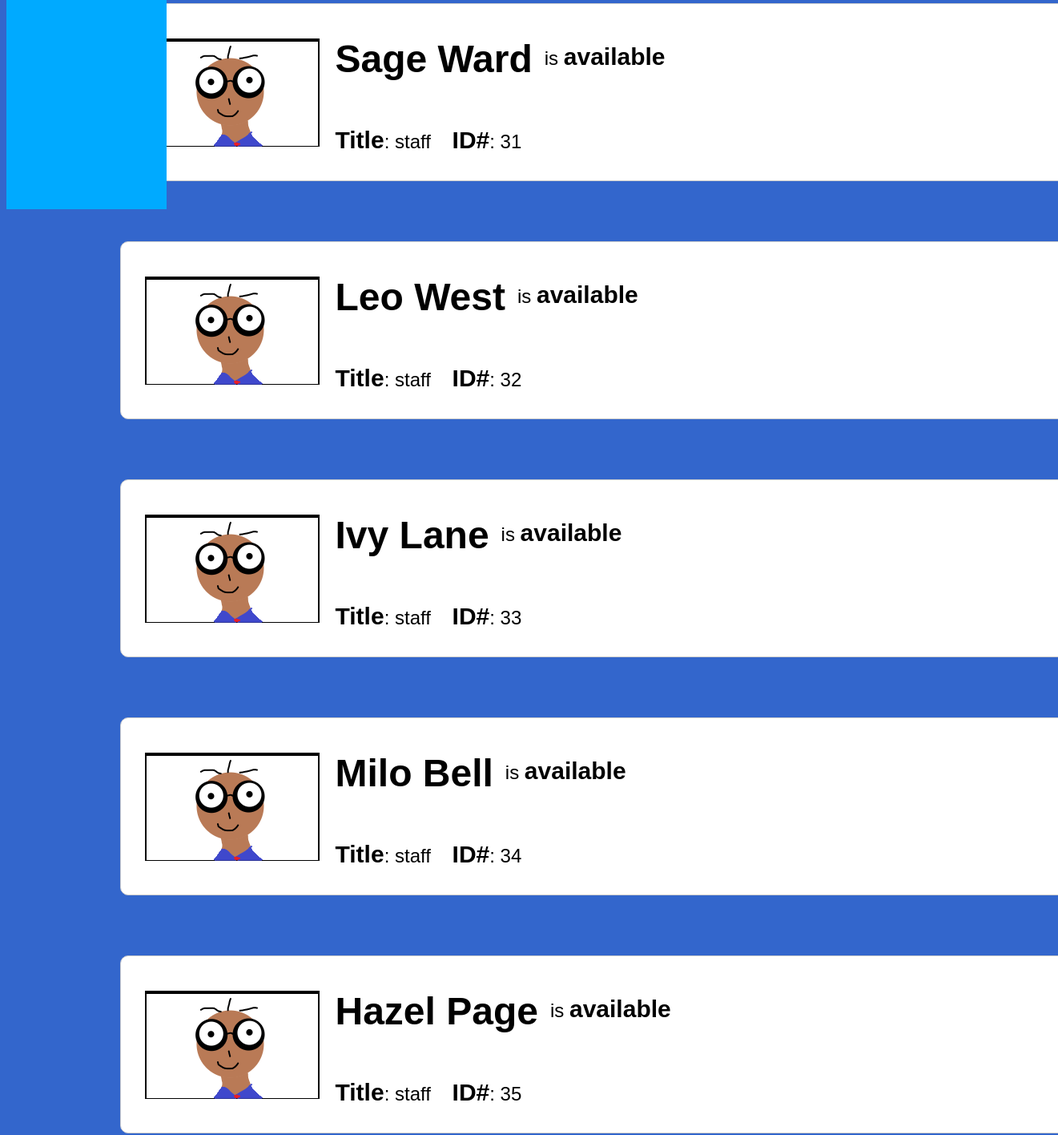
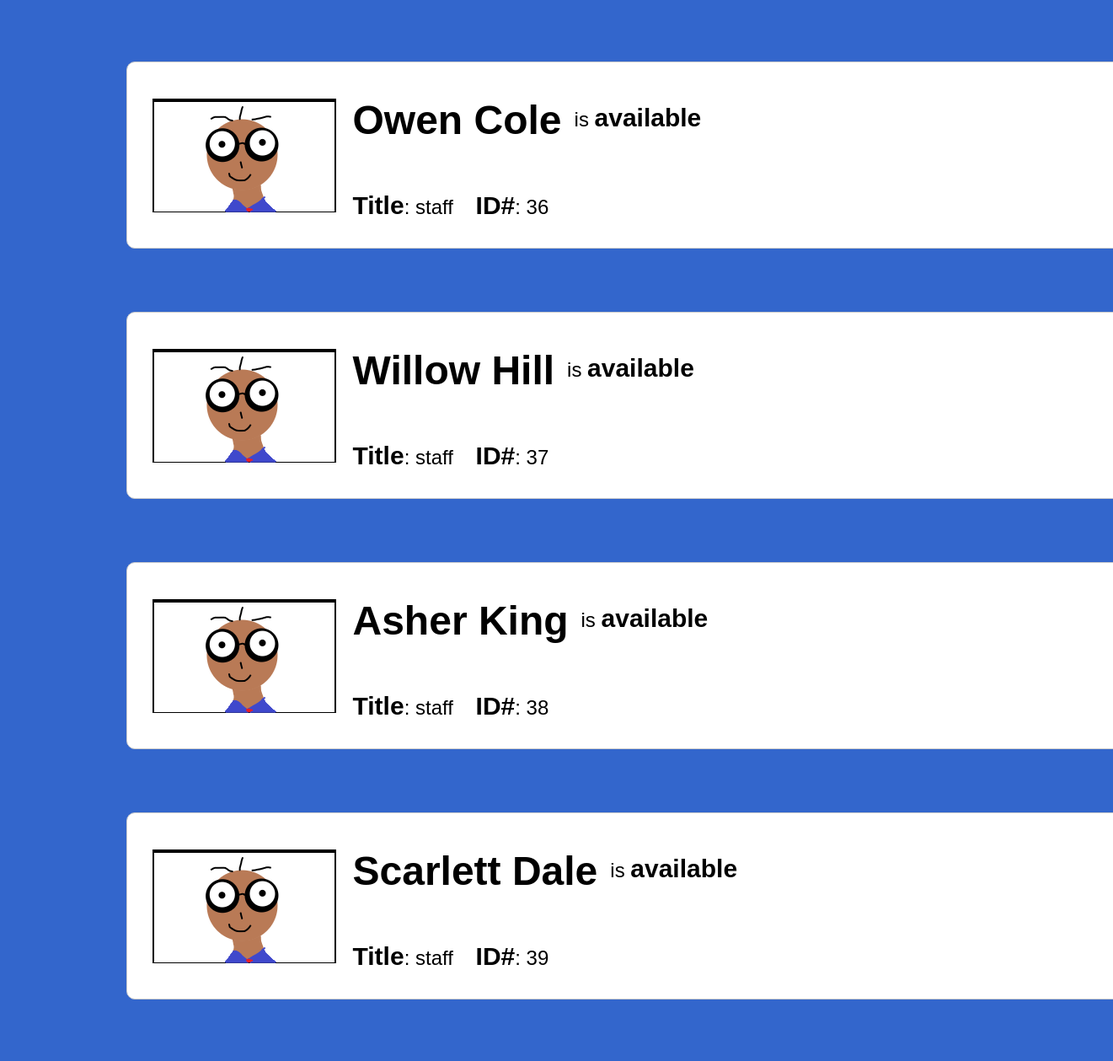
/managers/staffStatus.php (middle part), run on an earlier commit of the app's database (2 pictures, top to bottom).
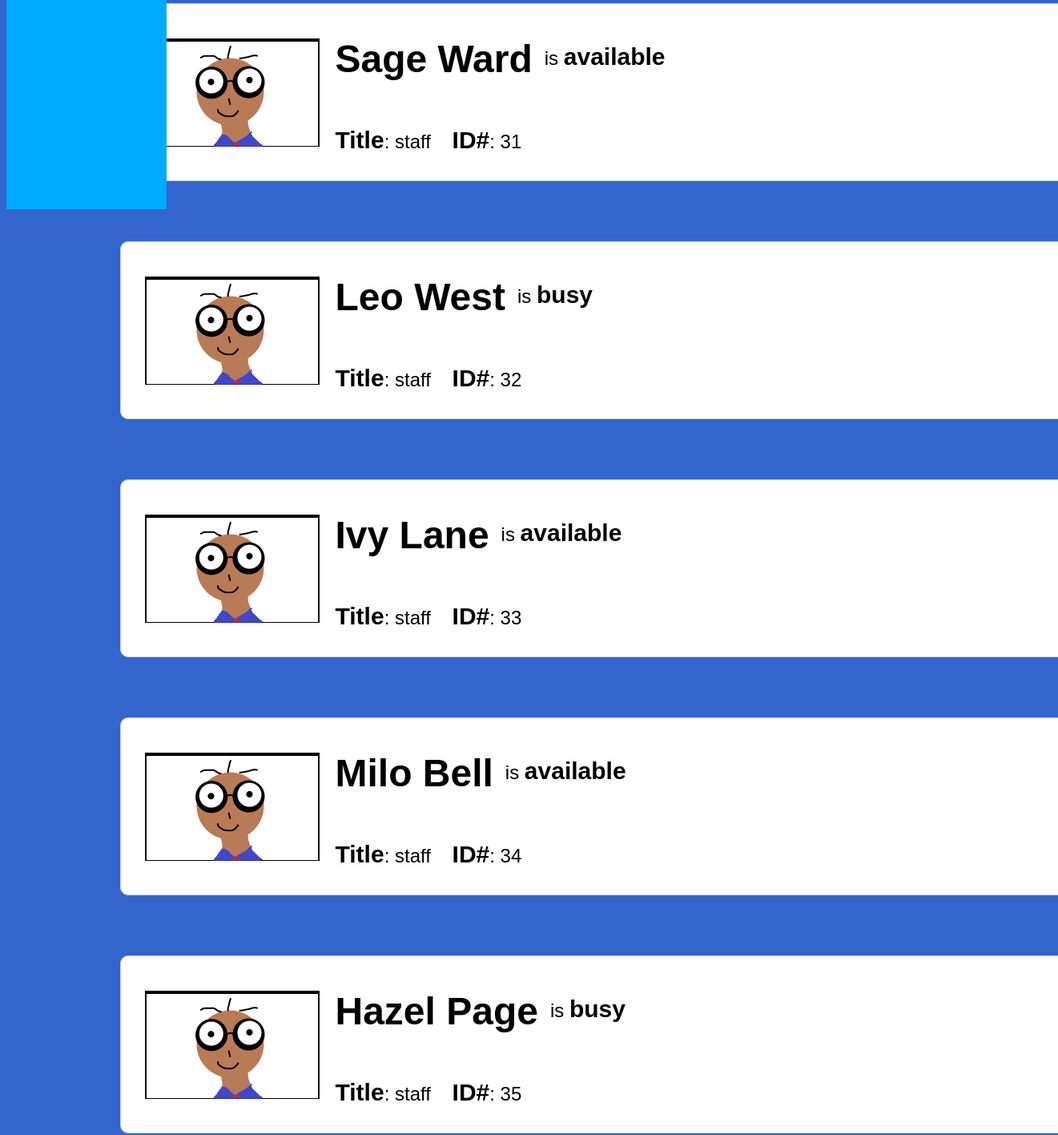
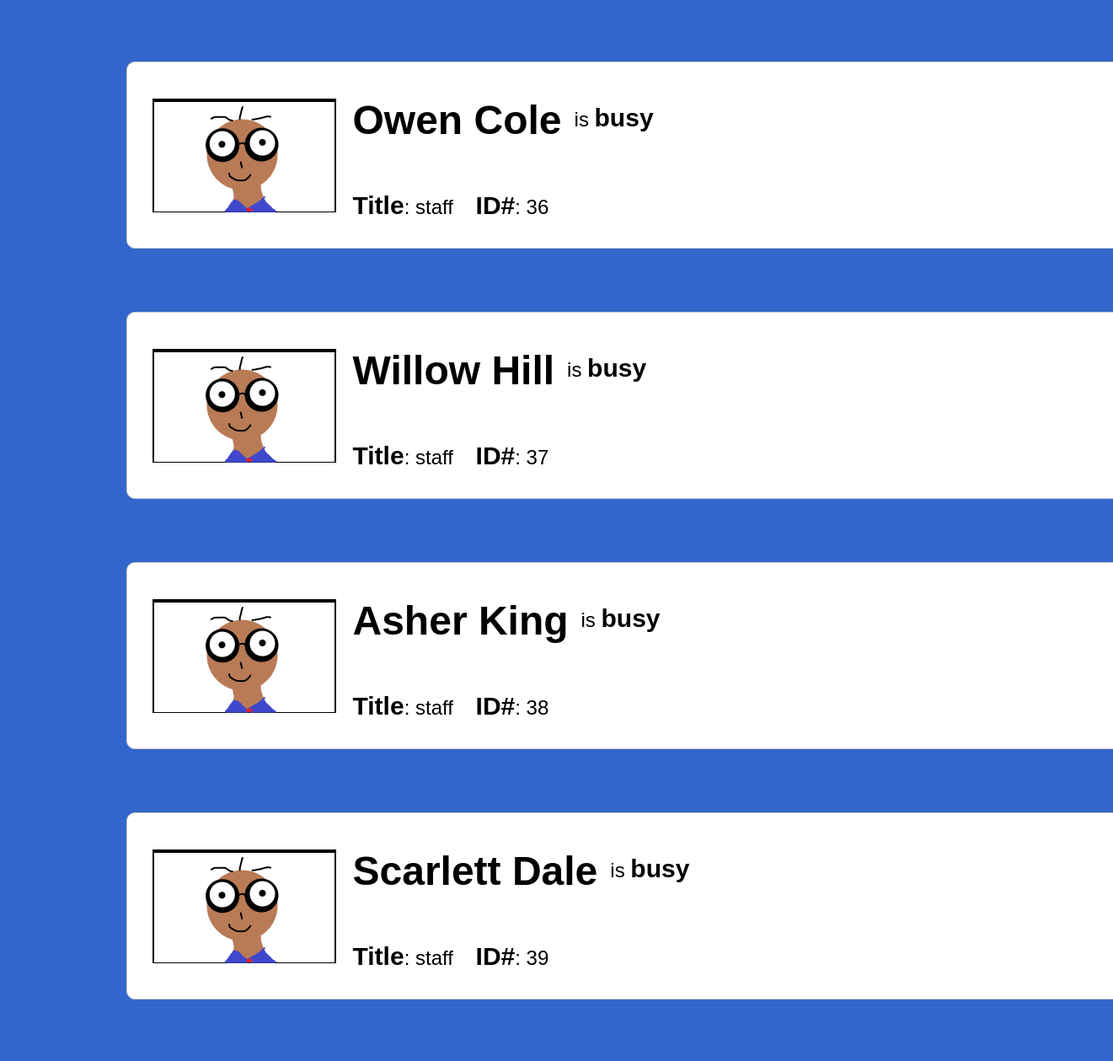
And on a later commit of the database (2 pictures, top to bottom).
### tables this page shows
CREATE TABLE `users` (
  `userID` int(11) NOT NULL,
  `password` varchar(255) NOT NULL,
  `firstname` varchar(255) NOT NULL,
  `lastname` varchar(255) NOT NULL,
  `role` enum('admin','manager','staff') NOT NULL,
  `status` enum('available','busy') DEFAULT 'available'
);

### database.php (called while the page is built, shortened)
<?php
$db_server = "localhost";
$db_user = "root";
$db_pass = "";
$db_name = "Silvee";
$conn = mysqli_connect($db_server, $db_user, $db_pass,  $db_name);
$employees = mysqli_query($conn, "SELECT * FROM users");
?>

### managers/staffStatus.php (the view, shortened to what this page needs)
<!DOCTYPE html>
<html lang="en">
<head>
    <link rel="stylesheet" href="../style.css">
</head>
<body>
    <div class="sidebar">
    </div>
    <div class="main-content">
        <br>
        <div class="container">
            <?php
            include("../database.php");
            while ($row = mysqli_fetch_assoc($employees)){
                if($row["role"] != 'admin'){
                    if($row["role"] === "staff"){
                        echo '<div class="card">';
                        echo '<img src="../employee.png" alt="Plane Image" class="planePic"> <div>';
                        echo  '<div class="row">';
                        echo '<h1>' . $row["firstname"], " ", $row["lastname"] . '</h1> <p>is <strong>' . $row["status"] . '</strong></p>';
                        echo '</div> <br>';
                        echo '<p> <strong>Title</strong>: '. $row["role"]  .'&nbsp &nbsp <strong>ID#</strong>: '. $row["userID"] .'&nbsp &nbsp </p>';
                        echo "</div></div>";
                    }
                }
            }
            ?>
            </div>
        </div>
</body>
</html>

What changed in the data, as far as the page shows it:
changed users "Leo": status "available" → "busy"
changed users "Hazel": status "available" → "busy"
changed users "Owen": status "available" → "busy"
changed users "Willow": status "available" → "busy"
changed users "Asher": status "available" → "busy"
changed users "Scarlett": status "available" → "busy"
